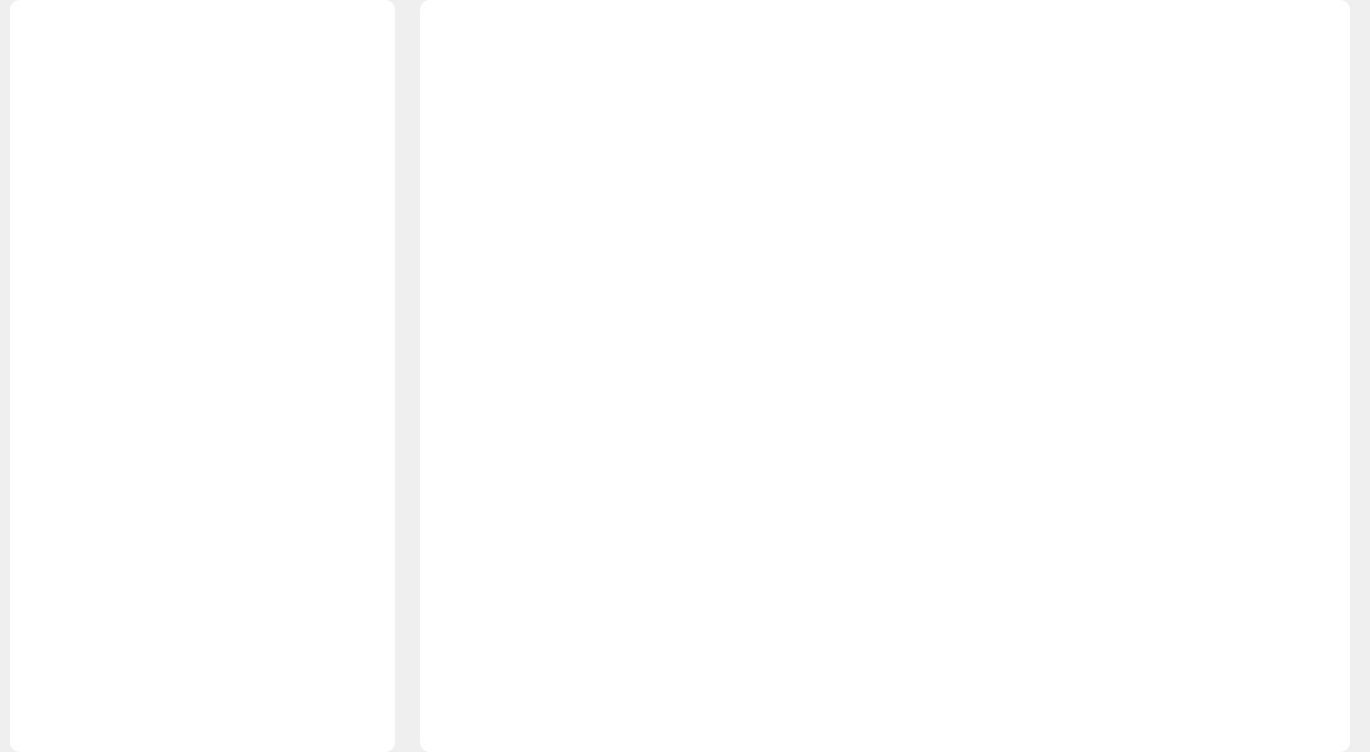
<?xml version="1.0" encoding="UTF-8"?>
<ui version="4.0">
 <class>CombineProject</class>
 <widget class="QWidget" name="CombineProject">
  <property name="geometry">
   <rect>
    <x>0</x>
    <y>0</y>
    <width>1370</width>
    <height>752</height>
   </rect>
  </property>
  <property name="windowTitle">
   <string>Form</string>
  </property>
  <widget class="QWidget" name="widget_left" native="true">
   <property name="geometry">
    <rect>
     <x>10</x>
     <y>0</y>
     <width>385</width>
     <height>632</height>
    </rect>
   </property>
   <property name="styleSheet">
    <string notr="true">#widget_left {
background: #FFFFFF;
    border-top-left-radius: 10px;
    border-top-right-radius: 10px;
    border-bottom-left-radius: 0px;
    border-bottom-right-radius: 0px;
}
</string>
   </property>
  </widget>
  <widget class="QWidget" name="widget_right" native="true">
   <property name="geometry">
    <rect>
     <x>420</x>
     <y>0</y>
     <width>930</width>
     <height>632</height>
    </rect>
   </property>
   <property name="styleSheet">
    <string notr="true">#widget_right {
background: #FFFFFF;
    border-top-left-radius: 10px;
    border-top-right-radius: 10px;
    border-bottom-left-radius: 0px;
    border-bottom-right-radius: 0px;
}
</string>
   </property>
  </widget>
  <widget class="QWidget" name="widget_left_switch" native="true">
   <property name="geometry">
    <rect>
     <x>10</x>
     <y>632</y>
     <width>385</width>
     <height>120</height>
    </rect>
   </property>
   <property name="styleSheet">
    <string notr="true">#widget_left_switch {
background: #FFFFFF;
    border-top-left-radius: 0px;
    border-top-right-radius: 0px;
    border-bottom-left-radius: 10px;
    border-bottom-right-radius: 10px;
}
</string>
   </property>
  </widget>
  <widget class="QWidget" name="widget_right_switch" native="true">
   <property name="geometry">
    <rect>
     <x>420</x>
     <y>632</y>
     <width>930</width>
     <height>120</height>
    </rect>
   </property>
   <property name="styleSheet">
    <string notr="true">#widget_right_switch {
background: #FFFFFF;
    border-top-left-radius: 0px;
    border-top-right-radius: 0px;
    border-bottom-left-radius: 10px;
    border-bottom-right-radius: 10px;
}
</string>
   </property>
  </widget>
 </widget>
 <resources/>
 <connections/>
</ui>
